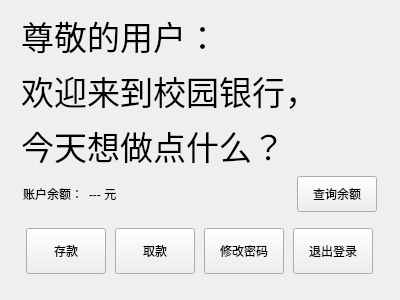
<?xml version="1.0" encoding="UTF-8"?>
<ui version="4.0">
 <class>MainWidget</class>
 <widget class="QWidget" name="MainWidget">
  <property name="geometry">
   <rect>
    <x>0</x>
    <y>0</y>
    <width>400</width>
    <height>300</height>
   </rect>
  </property>
  <property name="windowTitle">
   <string>Form</string>
  </property>
  <layout class="QVBoxLayout" name="verticalLayout" stretch="4,1,2">
   <item>
    <layout class="QVBoxLayout" name="verticalLayout_2">
     <property name="leftMargin">
      <number>10</number>
     </property>
     <item>
      <widget class="QLabel" name="label">
       <property name="font">
        <font>
         <pointsize>25</pointsize>
        </font>
       </property>
       <property name="text">
        <string>尊敬的用户：</string>
       </property>
      </widget>
     </item>
     <item>
      <widget class="QLabel" name="label_3">
       <property name="font">
        <font>
         <pointsize>25</pointsize>
        </font>
       </property>
       <property name="text">
        <string>欢迎来到校园银行，</string>
       </property>
      </widget>
     </item>
     <item>
      <widget class="QLabel" name="label_2">
       <property name="font">
        <font>
         <pointsize>25</pointsize>
        </font>
       </property>
       <property name="text">
        <string>今天想做点什么？</string>
       </property>
      </widget>
     </item>
    </layout>
   </item>
   <item>
    <layout class="QHBoxLayout" name="horizontalLayout_2" stretch="1,7,1">
     <property name="leftMargin">
      <number>12</number>
     </property>
     <property name="rightMargin">
      <number>12</number>
     </property>
     <item>
      <widget class="QLabel" name="label_4">
       <property name="text">
        <string>账户余额：</string>
       </property>
      </widget>
     </item>
     <item>
      <widget class="QLabel" name="balanceLabel">
       <property name="text">
        <string>--- 元</string>
       </property>
      </widget>
     </item>
     <item>
      <widget class="QPushButton" name="checkBalanceButton">
       <property name="sizePolicy">
        <sizepolicy hsizetype="Minimum" vsizetype="Minimum">
         <horstretch>0</horstretch>
         <verstretch>0</verstretch>
        </sizepolicy>
       </property>
       <property name="text">
        <string>查询余额</string>
       </property>
      </widget>
     </item>
    </layout>
   </item>
   <item>
    <layout class="QHBoxLayout" name="horizontalLayout" stretch="1,1,1,1">
     <property name="leftMargin">
      <number>12</number>
     </property>
     <property name="topMargin">
      <number>10</number>
     </property>
     <property name="rightMargin">
      <number>12</number>
     </property>
     <property name="bottomMargin">
      <number>15</number>
     </property>
     <item>
      <widget class="QPushButton" name="depositButton">
       <property name="sizePolicy">
        <sizepolicy hsizetype="Fixed" vsizetype="Minimum">
         <horstretch>0</horstretch>
         <verstretch>0</verstretch>
        </sizepolicy>
       </property>
       <property name="text">
        <string>   存款   </string>
       </property>
      </widget>
     </item>
     <item>
      <widget class="QPushButton" name="withdrawButton">
       <property name="sizePolicy">
        <sizepolicy hsizetype="Fixed" vsizetype="Minimum">
         <horstretch>0</horstretch>
         <verstretch>0</verstretch>
        </sizepolicy>
       </property>
       <property name="text">
        <string>   取款   </string>
       </property>
      </widget>
     </item>
     <item>
      <widget class="QPushButton" name="changePasswordButton">
       <property name="sizePolicy">
        <sizepolicy hsizetype="Fixed" vsizetype="Minimum">
         <horstretch>0</horstretch>
         <verstretch>0</verstretch>
        </sizepolicy>
       </property>
       <property name="text">
        <string>修改密码</string>
       </property>
      </widget>
     </item>
     <item>
      <widget class="QPushButton" name="quitButton">
       <property name="sizePolicy">
        <sizepolicy hsizetype="Fixed" vsizetype="Minimum">
         <horstretch>0</horstretch>
         <verstretch>0</verstretch>
        </sizepolicy>
       </property>
       <property name="text">
        <string>退出登录</string>
       </property>
      </widget>
     </item>
    </layout>
   </item>
  </layout>
 </widget>
 <resources/>
 <connections/>
</ui>
